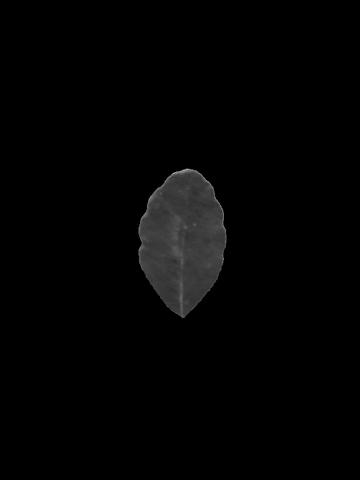
#> input picture data/uci_dataset_2014_with_RGB_pics/TRAIN/1. Quercus suber/iPAD2_C01_EX12.JPG, 360 x 480 px, found by its file name; its folder holds only this picture in this run
$ python create_augment_data.py
#> lines starting #> are read from the running program, lines starting #| are printed output that depends on the picture
#> further down, im_pil_orig is the input picture: PIL image 360x480 L; min 0, max 181, mean 3.5
### util/HelperFunction/helperfunction.py
import numpy as np
import random
from PIL import Image

# [11 lines left out: function cascade_npdata, not called in this run]

def gen_augmented_image_list(plt_input=None):
    if plt_input is None:
        raise ValueError("Should input valid plt image object")

    ret_list = []

    img_orig = plt_input

    x_min, y_min = [0] * 2
    x_max, y_max = img_orig.size
#> x_max = 360; y_max = 480

    xBound, yBound = img_orig.size
#> xBound = 360; yBound = 480

    for x_min in range(0, xBound):
        if len([y for y in range(0, yBound) if img_orig.getpixel((x_min, y)) != 0]) != 0:
            break

    for x_max in range(xBound - 1, -1, -1):
        if len([y for y in range(0, yBound) if img_orig.getpixel((x_max, y)) != 0]) != 0:
            break

    for y_min in range(0, yBound):
        if len([x for x in range(0, xBound) if img_orig.getpixel((x, y_min)) != 0]) != 0:
            break

    for y_max in range(yBound - 1, -1, -1):
        if len([x for x in range(0, xBound) if img_orig.getpixel((x, y_max)) != 0]) != 0:
            break

    # Assert no empty images in the dataset
    assert (x_min <= x_max)
    assert (y_min <= y_max)

    x_img_len = x_max - x_min + 1
#> x_img_len = 96
    y_img_len = y_max - y_min + 1
#> y_img_len = 152

    x_reg_len = xBound - x_img_len
#> x_reg_len = 264
    y_reg_len = yBound - y_img_len
#> y_reg_len = 328

    img_content = img_orig.copy()
    img_content = img_content.crop(box=[x_min, y_min, x_max, y_max])
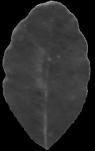
#> img_content: PIL image 95x151 L; min 0, max 181, mean 42.1

    for idx in range(0, 10):
        x_index = random.randrange(x_reg_len)
        y_index = random.randrange(y_reg_len)
        assert (x_index < x_reg_len)
        assert (y_index < y_reg_len)

        # create black new image
        img_displaced = Image.new('L', img_orig.size, color='black')

        # paste the content images
        img_displaced.paste(img_content, (x_index, y_index))

        ret_list.append(img_displaced)
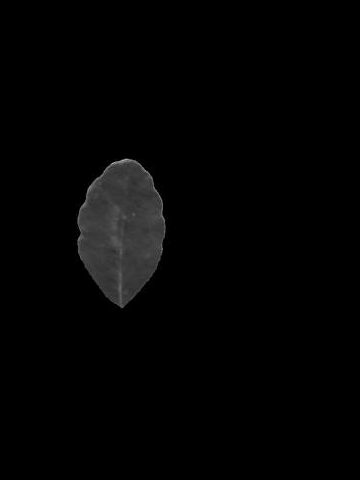
#> img_displaced: PIL image 360x480 L; min 0, max 181, mean 3.5
#> after the loop, ret_list = 10 items

    return ret_list

### util/create_augment_data.py
import os
import re
import random
from PIL import Image
from shutil import copyfile
import numpy as np
from util.HelperFunction import helperfunction as helper

img_channel_num = 1

path_to_train_image_dir = "data/uci_dataset_2014_with_RGB_pics/TRAIN/"
path_to_train_augment_image_dir = "data/uci_dataset_2014_with_RGB_pics/TRAIN_AUGMENT"

train_image_list = None
train_species_list = []
for species_name in sorted(os.listdir(path_to_train_image_dir)):

    if os.path.isdir("/".join([path_to_train_augment_image_dir, species_name])) is not True:
        os.makedirs("/".join([path_to_train_augment_image_dir, species_name]), exist_ok=True)

    for file_name in sorted(os.listdir("/".join([path_to_train_image_dir, species_name]))):

        # Create input images
        full_path = "/".join([path_to_train_image_dir, species_name, file_name])
        print(full_path)

        # Fetch original training data
        im_pil_orig = Image.open(full_path)

        augmented_img_list = helper.gen_augmented_image_list(im_pil_orig)
#> augmented_img_list = 10 items
        assert(len(augmented_img_list) > 0)

        file_original = re.sub('.JPG$', '', file_name)

        id = 0
        file_dst_name = file_original + "_" + str(id) + ".JPG"
        dst_path = "/".join([path_to_train_augment_image_dir, species_name, file_dst_name])
        print(dst_path)
        id = id + 1
        im_pil_orig.save(dst_path)

        # TODO: we have to do data augmentation
        for augmented_img in augmented_img_list:
            file_dst_name = file_original + "_" + str(id) + ".JPG"
            dst_path = "/".join([path_to_train_augment_image_dir, species_name, file_dst_name])
            print(dst_path)
            augmented_img.save(dst_path)
            id = id + 1
#> this loop made 10 passes
#> file_dst_name on passes 1 to 10: 'iPAD2_C01_EX12_1.JPG', 'iPAD2_C01_EX12_2.JPG', 'iPAD2_C01_EX12_3.JPG', 'iPAD2_C01_EX12_4.JPG', 'iPAD2_C01_EX12_5.JPG', 'iPAD2_C01_EX12_6.JPG', 'iPAD2_C01_EX12_7.JPG', 'iPAD2_C01_EX12_8.JPG', 'iPAD2_C01_EX12_9.JPG', 'iPAD2_C01_EX12_10.JPG'
#| data/uci_dataset_2014_with_RGB_pics/TRAIN_AUGMENT/1. Quercus suber/iPAD2_C01_EX12_1.JPG
#| data/uci_dataset_2014_with_RGB_pics/TRAIN_AUGMENT/1. Quercus suber/iPAD2_C01_EX12_2.JPG
#| data/uci_dataset_2014_with_RGB_pics/TRAIN_AUGMENT/1. Quercus suber/iPAD2_C01_EX12_3.JPG
#| data/uci_dataset_2014_with_RGB_pics/TRAIN_AUGMENT/1. Quercus suber/iPAD2_C01_EX12_4.JPG
#| data/uci_dataset_2014_with_RGB_pics/TRAIN_AUGMENT/1. Quercus suber/iPAD2_C01_EX12_5.JPG
#| data/uci_dataset_2014_with_RGB_pics/TRAIN_AUGMENT/1. Quercus suber/iPAD2_C01_EX12_6.JPG
#| data/uci_dataset_2014_with_RGB_pics/TRAIN_AUGMENT/1. Quercus suber/iPAD2_C01_EX12_7.JPG
#| data/uci_dataset_2014_with_RGB_pics/TRAIN_AUGMENT/1. Quercus suber/iPAD2_C01_EX12_8.JPG
#> (further printed lines are left out)
#> pass 1, `augmented_img.save(dst_path)`:
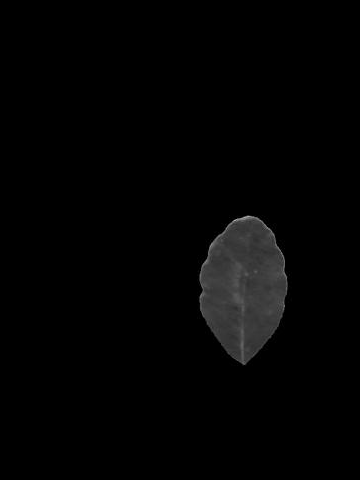
#> saved as iPAD2_C01_EX12_1.JPG: PIL image 360x480 L; min 0, max 181, mean 3.5
#> pass 2, `augmented_img.save(dst_path)`:
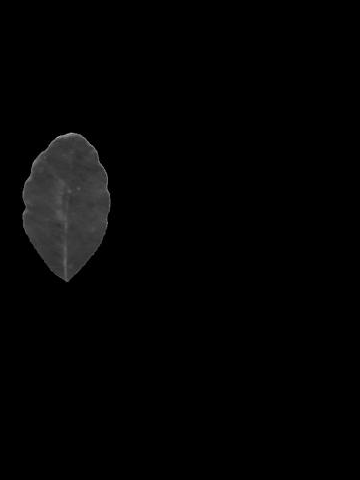
#> saved as iPAD2_C01_EX12_2.JPG: PIL image 360x480 L; min 0, max 181, mean 3.5
#> after the loop, id = 11
#> pass 2 of the loop `for species_name in sorted(os.listdir(path_to_train_image_dir)):`:
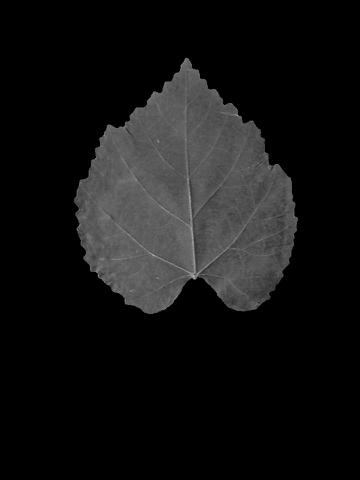
#> input picture data/uci_dataset_2014_with_RGB_pics/TRAIN/10. Tilia tomentosa/iPAD2_C10_EX04.JPG, 360 x 480 px, found by its file name
#> im_pil_orig is the input picture: PIL image 360x480 L; min 0, max 179, mean 19.6
#> img_content: PIL image 231x263 L
#> after the loop in gen_augmented_image_list (call 2), `for idx in range(0, 10):`:
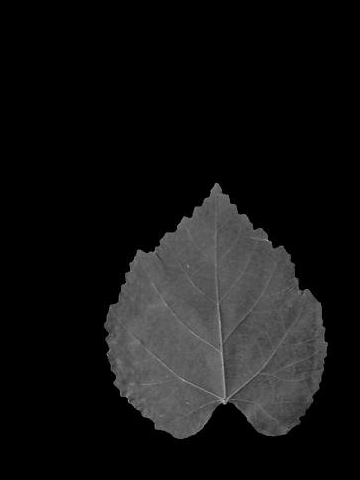
#> img_displaced: PIL image 360x480 L; min 0, max 179, mean 19.6
#> the loop `for augmented_img in augmented_img_list:` made 10 passes
#> file_dst_name on passes 1 to 8: 'iPAD2_C10_EX04_1.JPG', 'iPAD2_C10_EX04_2.JPG', 'iPAD2_C10_EX04_3.JPG', 'iPAD2_C10_EX04_4.JPG', 'iPAD2_C10_EX04_5.JPG', 'iPAD2_C10_EX04_6.JPG', 'iPAD2_C10_EX04_7.JPG', 'iPAD2_C10_EX04_8.JPG'
#> (printed output is left out)
#> pass 2, `augmented_img.save(dst_path)`:
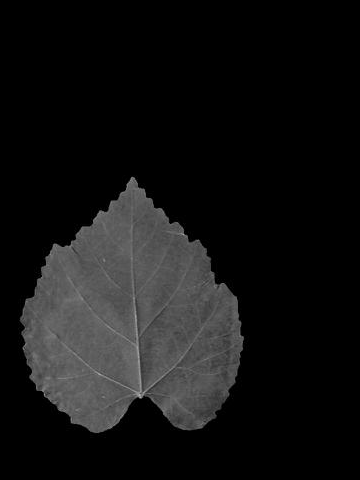
#> saved as iPAD2_C10_EX04_2.JPG: PIL image 360x480 L; min 0, max 179, mean 19.6
#> pass 3 of the loop `for species_name in sorted(os.listdir(path_to_train_image_dir)):`:
#| data/uci_dataset_2014_with_RGB_pics/TRAIN//11. Acer palmaturu/iPAD2_C11_EX01.JPG
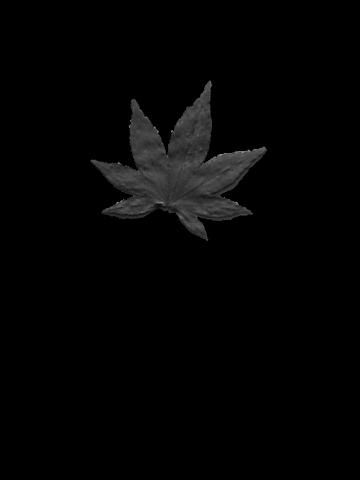
#> input picture data/uci_dataset_2014_with_RGB_pics/TRAIN/11. Acer palmaturu/iPAD2_C11_EX01.JPG, 360 x 480 px, found by its file name
#> im_pil_orig is the input picture: PIL image 360x480 L; min 0, max 148, mean 4.1
#> img_content: PIL image 183x167 L
#> after the loop in gen_augmented_image_list (call 4), `for idx in range(0, 10):`:
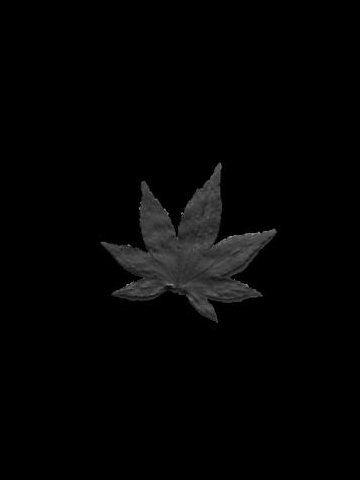
#> img_displaced: PIL image 360x480 L; min 0, max 148, mean 4.1
#> the loop `for augmented_img in augmented_img_list:` made 10 passes
#> file_dst_name on passes 1 to 8: 'iPAD2_C11_EX01_1.JPG', 'iPAD2_C11_EX01_2.JPG', 'iPAD2_C11_EX01_3.JPG', 'iPAD2_C11_EX01_4.JPG', 'iPAD2_C11_EX01_5.JPG', 'iPAD2_C11_EX01_6.JPG', 'iPAD2_C11_EX01_7.JPG', 'iPAD2_C11_EX01_8.JPG'
#> (printed output is left out)
#> pass 2, `augmented_img.save(dst_path)`:
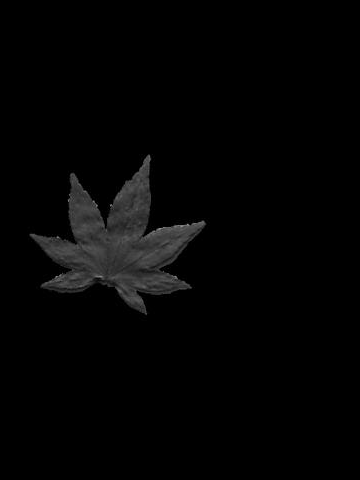
#> saved as iPAD2_C11_EX01_2.JPG: PIL image 360x480 L; min 0, max 148, mean 4.1
